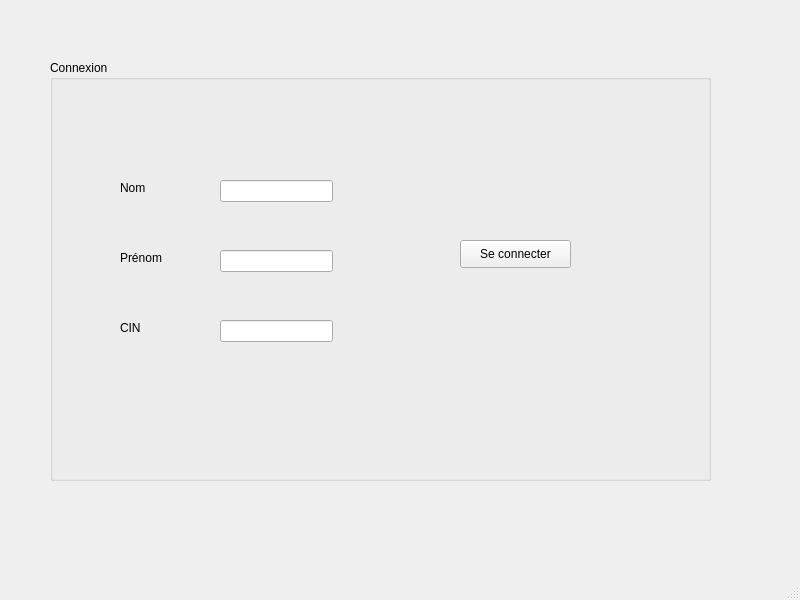
<?xml version="1.0" encoding="UTF-8"?>
<ui version="4.0">
 <class>MainWindow</class>
 <widget class="QMainWindow" name="MainWindow">
  <property name="geometry">
   <rect>
    <x>0</x>
    <y>0</y>
    <width>800</width>
    <height>600</height>
   </rect>
  </property>
  <property name="windowTitle">
   <string>Login </string>
  </property>
  <widget class="QWidget" name="centralwidget">
   <widget class="QGroupBox" name="groupBox">
    <property name="geometry">
     <rect>
      <x>50</x>
      <y>60</y>
      <width>661</width>
      <height>421</height>
     </rect>
    </property>
    <property name="title">
     <string>Connexion</string>
    </property>
    <widget class="QLabel" name="label">
     <property name="geometry">
      <rect>
       <x>70</x>
       <y>120</y>
       <width>55</width>
       <height>16</height>
      </rect>
     </property>
     <property name="text">
      <string>Nom</string>
     </property>
    </widget>
    <widget class="QLineEdit" name="nom_le">
     <property name="geometry">
      <rect>
       <x>170</x>
       <y>120</y>
       <width>113</width>
       <height>22</height>
      </rect>
     </property>
    </widget>
    <widget class="QLabel" name="label_2">
     <property name="geometry">
      <rect>
       <x>70</x>
       <y>190</y>
       <width>55</width>
       <height>16</height>
      </rect>
     </property>
     <property name="text">
      <string>Prénom</string>
     </property>
    </widget>
    <widget class="QLineEdit" name="prenom_le">
     <property name="geometry">
      <rect>
       <x>170</x>
       <y>190</y>
       <width>113</width>
       <height>22</height>
      </rect>
     </property>
    </widget>
    <widget class="QLabel" name="label_3">
     <property name="geometry">
      <rect>
       <x>70</x>
       <y>260</y>
       <width>55</width>
       <height>16</height>
      </rect>
     </property>
     <property name="text">
      <string>CIN</string>
     </property>
    </widget>
    <widget class="QLineEdit" name="cin_le">
     <property name="geometry">
      <rect>
       <x>170</x>
       <y>260</y>
       <width>113</width>
       <height>22</height>
      </rect>
     </property>
     <property name="echoMode">
      <enum>QLineEdit::Password</enum>
     </property>
    </widget>
    <widget class="QPushButton" name="pushButton">
     <property name="geometry">
      <rect>
       <x>410</x>
       <y>180</y>
       <width>111</width>
       <height>28</height>
      </rect>
     </property>
     <property name="text">
      <string>Se connecter</string>
     </property>
    </widget>
   </widget>
  </widget>
  <widget class="QMenuBar" name="menubar">
   <property name="geometry">
    <rect>
     <x>0</x>
     <y>0</y>
     <width>800</width>
     <height>26</height>
    </rect>
   </property>
  </widget>
  <widget class="QStatusBar" name="statusbar"/>
 </widget>
 <resources/>
 <connections/>
</ui>
